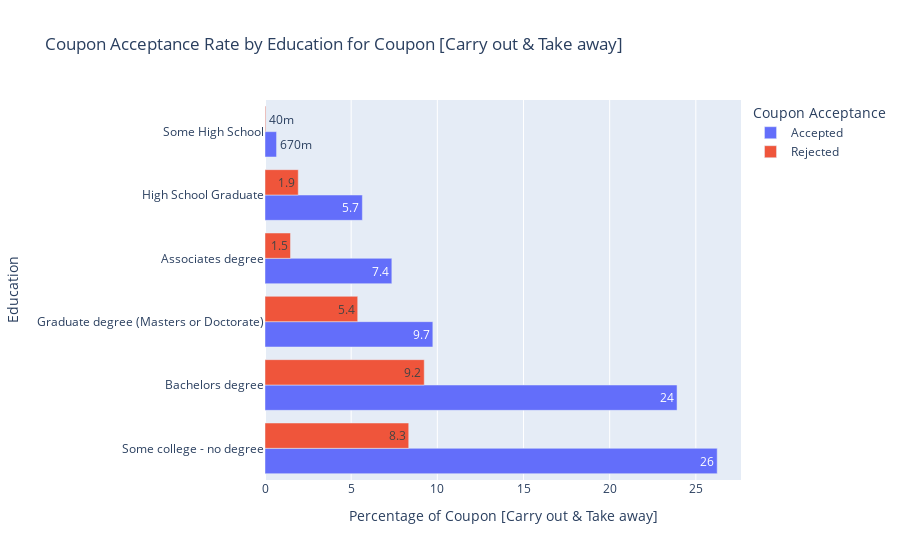

Source (notebook cell):
### Markdown cell above
- Drivers Education

### Code cell
plot_coupon_acceptance_rate_by_column(non_bar_coupons, 'education')

### Figure 1 — Plotly figure (JSON) as saved in the notebook; plotly's stock layout.template omitted (floating-point values rounded to 4 significant figures)
{"data": [{"alignmentgroup": "True", "hovertemplate": "Y_str=Accepted<br>Percentage of Coupon [Carry out & Take away]=%{text}<br>Education=%{y}<extra></extra>", "legendgroup": "Accepted", "marker": {"color": "#636efa", "pattern": {"shape": ""}}, "name": "Accepted", "offsetgroup": "Accepted", "orientation": "h", "showlegend": true, "text": [26.24, 23.91, 9.74, 7.36, 5.65, 0.67], "textposition": "auto", "texttemplate": "%{text:.2s}", "type": "bar", "x": [26.24, 23.91, 9.74, 7.36, 5.65, 0.67], "xaxis": "x", "y": ["Some college - no degree", "Bachelors degree", "Graduate degree (Masters or Doctorate)", "Associates degree", "High School Graduate", "Some High School"], "yaxis": "y"}, {"alignmentgroup": "True", "hovertemplate": "Y_str=Rejected<br>Percentage of Coupon [Carry out & Take away]=%{text}<br>Education=%{y}<extra></extra>", "legendgroup": "Rejected", "marker": {"color": "#EF553B", "pattern": {"shape": ""}}, "name": "Rejected", "offsetgroup": "Rejected", "orientation": "h", "showlegend": true, "text": [9.24, 8.34, 5.38, 1.93, 1.48, 0.04], "textposition": "auto", "texttemplate": "%{text:.2s}", "type": "bar", "x": [9.24, 8.34, 5.38, 1.93, 1.48, 0.04], "xaxis": "x", "y": ["Bachelors degree", "Some college - no degree", "Graduate degree (Masters or Doctorate)", "High School Graduate", "Associates degree", "Some High School"], "yaxis": "y"}], "layout": {"barmode": "group", "legend": {"title": {"text": "Coupon Acceptance"}, "tracegroupgap": 0}, "title": {"text": "Coupon Acceptance Rate by Education for Coupon [Carry out & Take away]"}, "xaxis": {"anchor": "y", "domain": [0, 1], "title": {"text": "Percentage of Coupon [Carry out & Take away]"}}, "yaxis": {"anchor": "x", "domain": [0, 1], "title": {"text": "Education"}}}}
